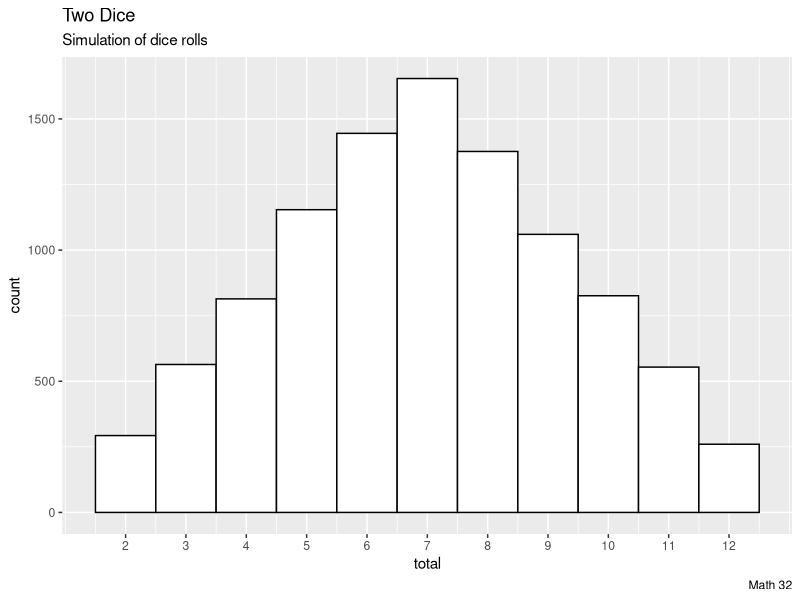
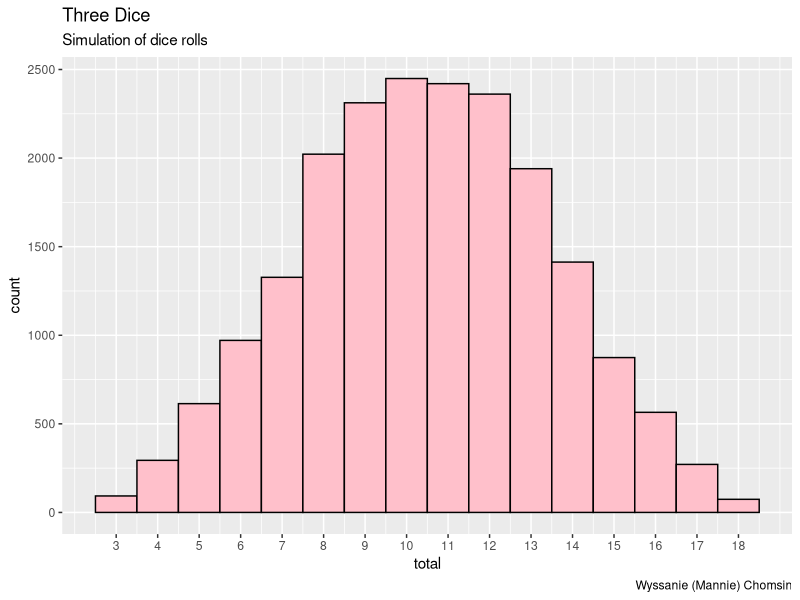

These charts were generated, in order, by the following R code:
## ---- chunk 1
library(tidyverse)
## ---- chunk 2
N  <- 10000
X1 <- sample(1:6, N, replace = TRUE) #Assigns to variable X1 a vector of length N containing N random integers between 1:6, in this case 10000 elements, replace alows repeated outcomes, in otherwords a disjoint probabilty of getting each number 1 to 6
X2 <- sample(1:6, N, replace = TRUE) #X2 Is assigned to a different vector of length N containing another series of N random integers between 1 and 6

sums <- X1 + X2 # adds the corresponding elements of vectors X1 and X2 by index and assignes the resulting vector to variable sums.

df <- data.frame(sums) #Creates a data.frame with one column named sums containing the vector sums and saves it to the varible df

#Use ggplot2 library of tidyverse to create and label a histogram of the distribution of the sums sample
ggplot(df, aes(x = sums)) +
  geom_histogram(binwidth = 1, color = "black", fill = "white") +
  labs(title = "Two Dice",
       subtitle = "Simulation of dice rolls",
       caption = "Math 32") +
  scale_x_continuous(name = "total", breaks = 2:12)
## ---- chunk 3
N  <- 20000
X1 <- sample(1:6, N, replace = TRUE) #Assigns to variable X1 a vector of length N containing N random integers between 1:6, in this case 10000 elements, replace alows repeated outcomes, in otherwords a disjoint probabilty of getting each number 1 to 6
X2 <- sample(1:6, N, replace = TRUE) #X2 Is assigned to a different vector of length N containing another series of N random integers between 1 and 6
X3 <- sample(1:6, N, replace = TRUE)

sums <- X1 + X2 + X3 # adds the corresponding elements of vectors X1 and X2 by index and assignes the resulting vector to variable sums.

df <- data.frame(sums) #Creates a data.frame with one column named sums containing the vector sums and saves it to the varible df

#Use ggplot2 library of tidyverse to create and label a histogram of the distribution of the sums sample
ggplot(df, aes(x = sums)) +
  geom_histogram(binwidth = 1, color = "black", fill = "pink") +
  labs(title = "Three Dice",
       subtitle = "Simulation of dice rolls",
       caption = "Wyssanie (Mannie) Chomsin") +
  scale_x_continuous(name = "total", breaks = 3:18)
